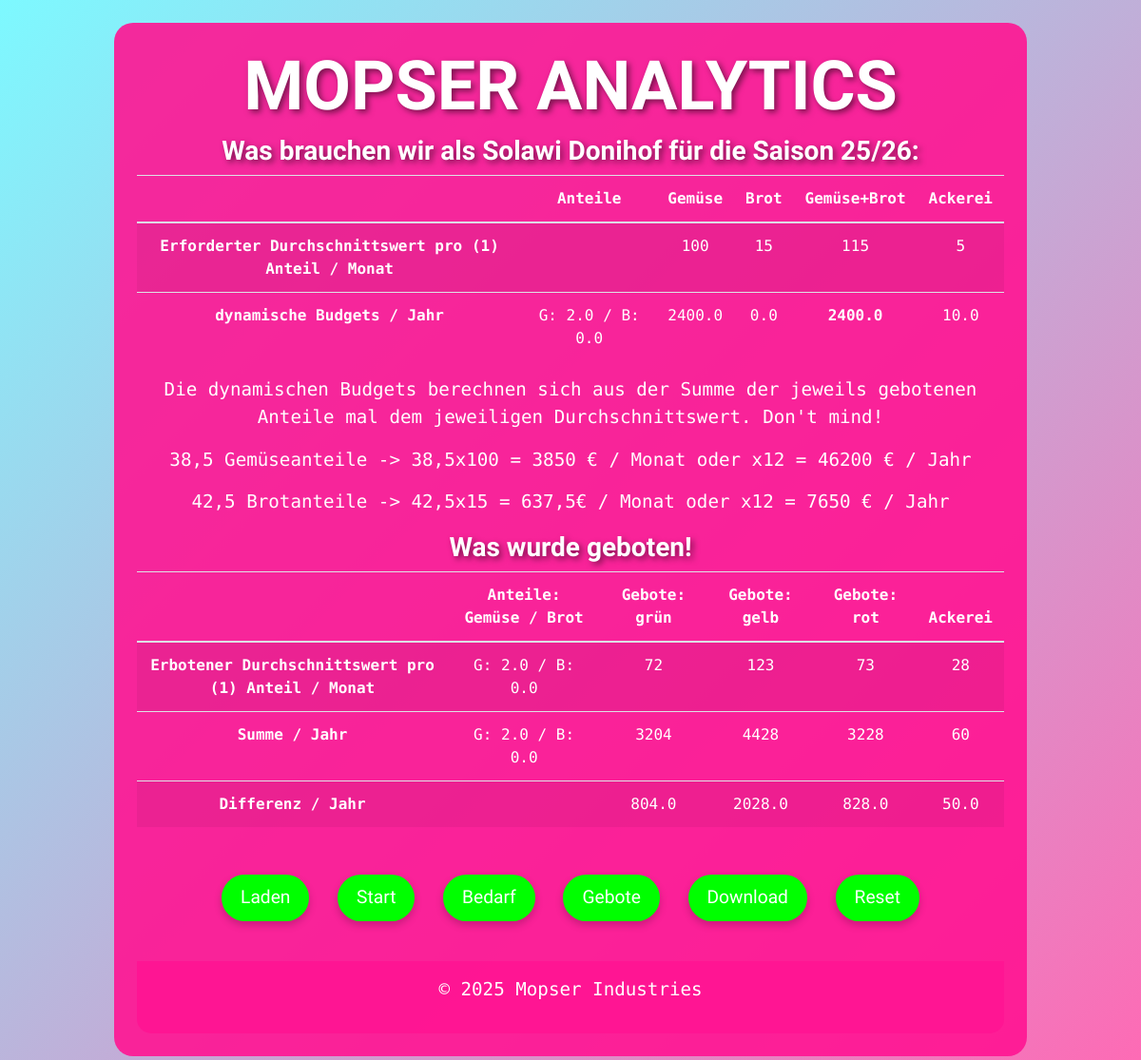
The app's page /admin/ with its own data.
### app/models.py (models this page shows)
class ProjectNeed(db.Model):
    id = db.Column(db.Integer, primary_key=True)
    name = db.Column(db.String(100))
    saison = db.Column(db.String(50))
    offers_needed = db.Column(db.Integer)
    avg_offer_veg = db.Column(db.Integer)
    avg_offer_bread = db.Column(db.Integer)
    avg_working_days = db.Column(db.Integer)

### app/admin.py (the view)
@admin_bp.route('/', methods=['GET'])
@auth.login_required
def admin_dashboard():
    project_need = ProjectNeed.query.first()
    offers = Offer.query.all()
    total_offers = len(offers)
    total_veg_sum = sum(offer.anteilgr for offer in offers)
    total_bread_sum = sum(offer.brot for offer in offers)
    sum_offers = f'G: {total_veg_sum} / B: {total_bread_sum}'
    dynamic_bread_costs_year = total_bread_sum * project_need.avg_offer_bread * 12
    dynamic_veg_costs_year = total_veg_sum * project_need.avg_offer_veg * 12
    total_dynamic_costs_year = dynamic_bread_costs_year+dynamic_veg_costs_year
    total_dynamic_working_days_year = total_veg_sum*project_need.avg_working_days
    total_working_days_year = sum(offer.gebotackertage for offer in offers)
    total_offers_green_year = sum(offer.gebotgruen for offer in offers) * 12
    total_offers_yellow_year = sum(offer.gebotgelb for offer in offers) * 12
    total_offers_red_year = sum(offer.gebotrot for offer in offers) * 12
    diff_offers_green_year = total_offers_green_year - total_dynamic_costs_year
    diff_offers_yellow_year = total_offers_yellow_year - total_dynamic_costs_year
    diff_offers_red_year = total_offers_red_year - total_dynamic_costs_year
    diff_working_days_year = total_working_days_year - total_dynamic_working_days_year
    valid_offers = [o for o in offers if o.anteilgr]
    avg_offer_green_normalized = (
        sum(o.gebotgruen / o.anteilgr for o in valid_offers) / len(valid_offers)
        if valid_offers else 0
    )
    avg_offer_yellow_normalized = (
        sum(o.gebotgelb / o.anteilgr for o in valid_offers) / len(valid_offers)
        if valid_offers else 0
    )
    avg_offer_red_normalized = (
        sum(o.gebotrot / o.anteilgr for o in valid_offers) / len(valid_offers)
        if valid_offers else 0
    )
    avg_working_days_normalized = (
        sum(o.gebotackertage / o.anteilgr for o in valid_offers) / len(valid_offers)
        if valid_offers else 0
    )
    csrf_token = generate_csrf()  # Generate CSRF token
    return render_template(
        'admin.html',
        project_need = project_need,
        dynamic_veg_costs_year = dynamic_veg_costs_year,
        dynamic_bread_costs_year = dynamic_bread_costs_year,
         total_dynamic_costs_year= total_dynamic_costs_year,
         total_dynamic_working_days_year=total_dynamic_working_days_year,
         avg_offer_green_normalized = round(avg_offer_green_normalized),
         avg_offer_yellow_normalized = round(avg_offer_yellow_normalized),
         avg_offer_red_normalized = round(avg_offer_red_normalized),
         avg_working_days_normalized=round(avg_working_days_normalized),
         sum_offers = sum_offers,
         total_offers_green_year = total_offers_green_year,
         total_offers_yellow_year = total_offers_yellow_year,
         total_offers_red_year = total_offers_red_year,
         total_working_days_year = total_working_days_year,
         diff_offers_green_year = diff_offers_green_year,
         diff_offers_yellow_year = diff_offers_yellow_year,
         diff_offers_red_year = diff_offers_red_year,
         diff_working_days_year = diff_working_days_year,
         csrf_token=csrf_token)

### app/templates/admin.html (shortened to what this page needs)
{% extends "layout.html" %}
{% block content %}
<h1>MOPSER ANALYTICS</h1>
<h3>Was brauchen wir als {{ project_need.name }} für die Saison {{ project_need.saison }}:</h3>
<table class="table table-striped">
    <thead>
        <tr>
            <th></th>
            <th>Anteile</th>
            <th>Gemüse</th>
            <th>Brot</th>
            <th>Gemüse+Brot</th>
            <th>Ackerei</th>
        </tr>
    </thead>
    <tbody>
        <tr>
            <th>Erforderter Durchschnittswert pro (1) Anteil / Monat</th>
            <td></td>
            <td>{{ project_need.avg_offer_veg }}</td>
            <td>{{ project_need.avg_offer_bread }}</td>
            <td>{{ project_need.avg_offer_veg + project_need.avg_offer_bread }}</td>
            <td>{{ project_need.avg_working_days }}</td>
        </tr>
        <tr>
            <th>dynamische Budgets / Jahr</th>
            <td>{{ sum_offers }}</td>
            <td>{{ dynamic_veg_costs_year }}</td>
            <td>{{ dynamic_bread_costs_year }}</td>
            <td><b>{{ total_dynamic_costs_year }}</b></td>
            <td>{{ total_dynamic_working_days_year }}</td>
        </tr>
    </tbody>
</table>
<p>Die dynamischen Budgets berechnen sich aus der Summe der jeweils gebotenen Anteile mal dem jeweiligen Durchschnittswert. Don't mind!</p>
<p>38,5 Gemüseanteile -> 38,5x100 = 3850 € / Monat oder x12 = 46200 € / Jahr</p>
<p>42,5 Brotanteile -> 42,5x15 = 637,5€ / Monat oder x12 = 7650 € / Jahr </p>
<h3>Was wurde geboten!</h3>
<table class="table table-striped">
    <thead>
        <tr>
            <th></th>
            <th>Anteile: Gemüse / Brot</th>
            <th>Gebote: grün</th>
            <th>Gebote: gelb</th>
            <th>Gebote: rot</th>
            <th>Ackerei</th>
        </tr>
    </thead>
    <tbody>
        <tr>
            <th>Erbotener Durchschnittswert pro (1) Anteil / Monat</th>
            <td>{{ sum_offers }}</td>
            <td>{{ avg_offer_green_normalized }}</td>
            <td>{{ avg_offer_yellow_normalized }}</td>
            <td>{{ avg_offer_red_normalized }}</td>
            <td>{{ avg_working_days_normalized }}</td>
        </tr>
        <tr>
            <th>Summe / Jahr</th>
            <td>{{ sum_offers }}</td>
            <td>{{ total_offers_green_year }}</td>
            <td>{{ total_offers_yellow_year }}</td>
            <td>{{ total_offers_red_year }}</td>
            <td>{{ total_working_days_year }}</td>
        </tr>
        <tr>
            <th>Differenz / Jahr</th>
            <td></td>
            <td>{{ diff_offers_green_year }}</td>
            <td>{{ diff_offers_yellow_year }}</td>
            <td>{{ diff_offers_red_year }}</td>
            <td>{{ diff_working_days_year }}</td>
        </tr>
    </tbody>
</table>
<div class="mt-4">
<button onclick="window.location.reload();" class="btn btn-warning">Laden</button>
<a href="{{ url_for('user.index') }}" class="btn btn-warning">Start</a>
<a href="{{ url_for('admin.manage_project_need') }}" class="btn btn-warning">Bedarf</a>
<a href="{{ url_for('admin.view_offers') }}" class="btn btn-warning">Gebote</a>
<a href="{{ url_for('admin.download_offers') }}" class="btn btn-warning">Download</a>
<form method="POST" action="{{ url_for('admin.reset_app') }}" class="d-inline" onsubmit="return confirmReset();">
    <button type="submit" class="btn btn-warning">Reset</button>
</form>
</div>
{% endblock %}

### app/templates/layout.html (shortened to what this page needs)
<!doctype html>
<html lang="de">
<head>
    <link href="https://stackpath.bootstrapcdn.com/bootstrap/4.5.2/css/bootstrap.min.css" rel="stylesheet">
   <link rel="stylesheet" href="https://cdnjs.cloudflare.com/ajax/libs/bootstrap-icons/1.10.0/font/bootstrap-icons.min.css">
</head>
<body>
    <div class="container mt-4 content-container mx-auto">
        <div class="d-flex justify-content-center align-items-center flex-column">
            {% block content %}{% endblock %}
        </div>
        <footer>
            <div class="footer-container d-flex justify-content-center align-items-center">
                <div class="footer-text">
                    <p>© 2025 Mopser Industries</p>
                </div>
            </div>
        </footer>
    </div>
</body>
</html>

### app/templates/layout.html (style rules this page uses)
body { background: linear-gradient(135deg, #7DF9FF, #FF69B4); font-family: 'Roboto Mono', monospace; }
h1, h3, h4, a, .btn { font-family: 'Orbitron', sans-serif; }
table, th, td { color: white; }
.btn { border-radius: 30px; background-color: #00FF00; color: #fff; border: none; margin: 10px; padding: 10px 20px; font-size: 1.2em; transition: background-color 0.3s, transform 0.3s; box-shadow: 0 4px 8px rgba(0, 0, 0, 0.2); }
h1, h3, h2, h4 { color: #fff; text-shadow: 3px 3px 6px rgba(0, 0, 0, 0.5); font-weight: 700; }
a { text-decoration: none; color: #fff; }
h1 { font-size: 4.5em; }
h3, h4 { font-size: 1.75em; }
p, a { font-size: 1.2em; }
.content-container { background-color: rgba(255, 20, 147, 0.9); color: white; width: 100%; padding: 1.5rem; border-radius: 20px; margin-top: 2rem; margin-bottom: 2rem; display: flex; flex-direction: column; text-align: center; }
.footer-container { width: 100%; margin-top: 2rem; padding: 1rem; background-color: rgba(255, 20, 147, 0.9); color: white; position: relative; overflow: hidden; border-radius: 0 0 15px 15px; }
@media (min-width: 992px) { .content-container { width: 80%; margin-left: auto; margin-right: auto; } }

### records on screen
ProjectNeed: name "Solawi Donihof", saison "25/26", avg_offer_veg "100", avg_offer_bread "15", project_need.avg_offer_veg+project_need.avg_offer_bread "115", avg_working_days "5"

### other values on screen
{{ sum_offers }} "G: 2.0 / B: 0.0"
{{ dynamic_veg_costs_year }} "2400.0"
{{ dynamic_bread_costs_year }} "0.0"
{{ total_dynamic_costs_year }} "2400.0"
{{ total_dynamic_working_days_year }} "10.0"
{{ avg_offer_green_normalized }} "72"
{{ avg_offer_yellow_normalized }} "123"
{{ avg_offer_red_normalized }} "73"
{{ avg_working_days_normalized }} "28"
{{ total_offers_green_year }} "3204"
{{ total_offers_yellow_year }} "4428"
{{ total_offers_red_year }} "3228"
{{ total_working_days_year }} "60"
{{ diff_offers_green_year }} "804.0"
{{ diff_offers_yellow_year }} "2028.0"
